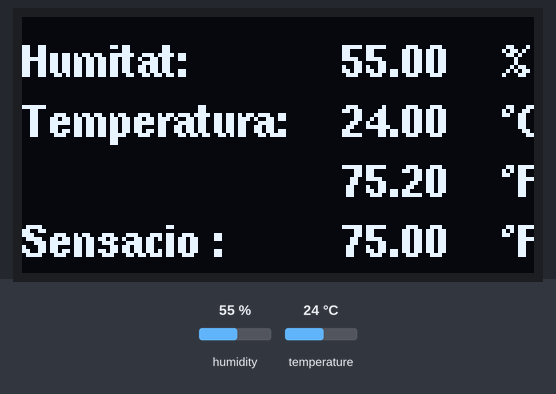
Bench run of a sketch on a simulated Arduino Uno, built with avr-gcc and run on an emulated ATmega328P. Parts: 128×64 one-colour display. The test bench sets the inputs (shaded band); at power-on: humidity 55 %, temperature 24 °C. What the sketch prints to the serial monitor is not drawn.

Above: at 3.4 s.
3.5 s: humidity set to 22 %
At 6.6 s:
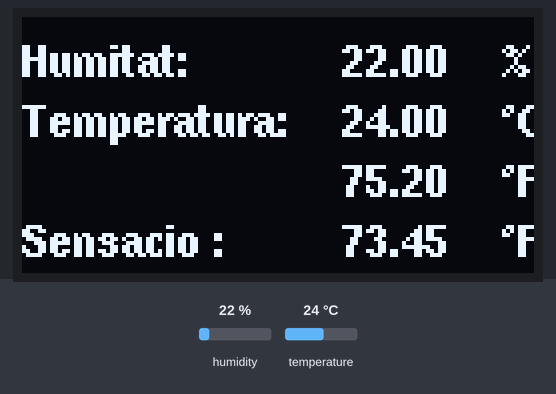
7.0 s: temperature set to 12 °C
At 8.8 s:
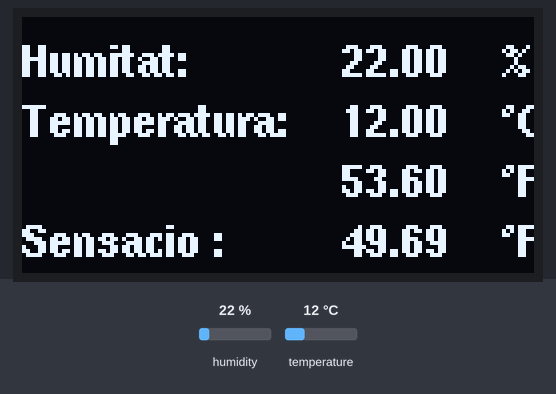
10.5 s: humidity set to 40 %
At 13.3 s:
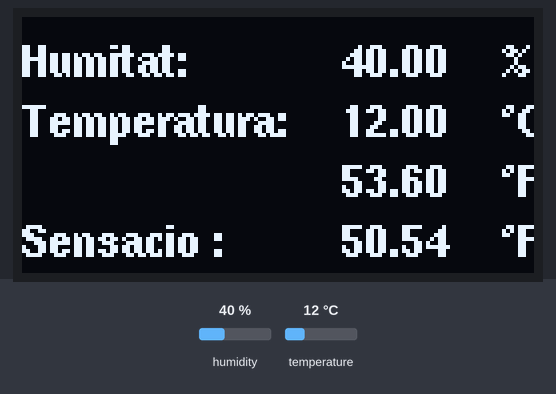
14.1 s: temperature set to 19 °C
At 15.7 s:
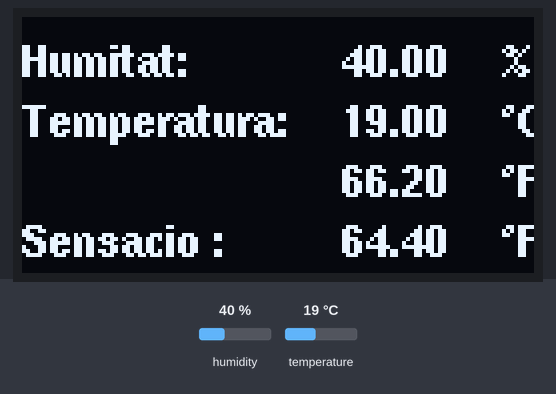
Timing chart, 0 to 17.2 s (numbered marks = the images above; inputs shaded):
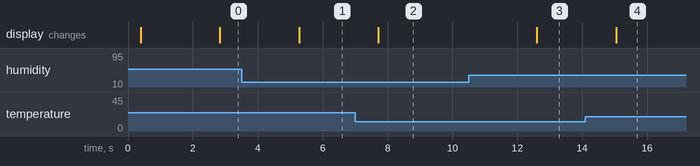

The sketch:

temphumiditysensor.ino
```cpp
//Humidity and temperature sensor

#include "DHT.h"
#include "U8glib.h"
U8GLIB_SSD1306_128X64 u8g(U8G_I2C_OPT_NONE|U8G_I2C_OPT_DEV_0);

#define DHTPIN 7     // what pin we're connected to

// Uncomment whatever type you're using!
#define DHTTYPE DHT11   // DHT 11
//#define DHTTYPE DHT22   // DHT 22  (AM2302)
//#define DHTTYPE DHT21   // DHT 21 (AM2301)

// Connect pin 1 (on the left) of the sensor to +5V
// NOTE: If using a board with 3.3V logic like an Arduino Due connect pin 1
// to 3.3V instead of 5V!
// Connect pin 2 of the sensor to whatever your DHTPIN is
// Connect pin 4 (on the right) of the sensor to GROUND
// Connect a 10K resistor from pin 2 (data) to pin 1 (power) of the sensor

// Initialize DHT sensor for normal 16mhz Arduino
//DHT dht(DHTPIN, DHTTYPE);
// NOTE: For working with a faster chip, like an Arduino Due or Teensy, you
// might need to increase the threshold for cycle counts considered a 1 or 0.
// You can do this by passing a 3rd parameter for this threshold.  It's a bit
// of fiddling to find the right value, but in general the faster the CPU the
// higher the value.  The default for a 16mhz AVR is a value of 6.  For an
// Arduino Due that runs at 84mhz a value of 30 works.
// Example to initialize DHT sensor for Arduino Due:
DHT dht(DHTPIN, DHTTYPE, 7);

char str[10];

void drawTest(void) {
  u8g.setFont(u8g_font_unifont);
  u8g.drawStr( 0, 20, "Sensor de temper");
  u8g.drawStr( 0, 40, "atura i humitat");
   u8g.drawStr ( 0, 60, "by Juliars");
}

void setup() {
  Serial.begin(9600);
  Serial.println("Sensor de temperatura i humitat by Juliars");

  dht.begin();
  u8g.firstPage();
  do {
    drawTest();
  } while( u8g.nextPage() );
}

void loop() {
  // Wait a few seconds between measurements.
  delay(2000);

  // Reading temperature or humidity takes about 250 milliseconds!
  // Sensor readings may also be up to 2 seconds 'old' (its a very slow sensor)
  float h = dht.readHumidity();
  // Read temperature as Celsius
  float t = dht.readTemperature();
  // Read temperature as Fahrenheit
  float f = dht.readTemperature(true);

  // Check if any reads failed and exit early (to try again).
  if (isnan(h) || isnan(t) || isnan(f)) {
    Serial.println("No es pot llegir del sensor. Comprova les connexions.");
    return;
  }

  // Compute heat index
  // Must send in temp in Fahrenheit!
  float hi = dht.computeHeatIndex(f, h);

  Serial.print("Humitat: ");
  Serial.print(h);
  Serial.print(" %\t");

  Serial.print("Temperatura: ");
  Serial.print(t);
  Serial.print(" *C ");
  Serial.print(f);
  Serial.print(" *F\t");

  Serial.print("Sensacio: ");
  Serial.print(hi);
  Serial.println(" *F");

  // picture loop
  u8g.firstPage();
  do {
    u8g.setFont(u8g_font_helvB08);

    u8g.drawStr( 0, 15, "Humitat:");
    u8g.drawStr( 80, 15, dtostrf(h, 5, 2, str));
    u8g.drawStr( 120, 15, "%");

    u8g.drawStr( 0, 30, "Temperatura:");
    u8g.drawStr( 80, 30, dtostrf(t, 5, 2, str));
    u8g.drawStr( 120, 30, "\260C");

    u8g.drawStr( 80, 45, dtostrf(f, 5, 2, str));
    u8g.drawStr( 120, 45, "\260F");

    u8g.drawStr( 0, 60, "Sensacio :");
    u8g.drawStr( 80, 60, dtostrf(hi, 5, 2, str));
    u8g.drawStr( 120, 60, "\260F");

  } while( u8g.nextPage() );
}
```

Measured:
- after the input at 3.5 s, the display: changes after 1.8 s (image 1)
- after the input at 7.0 s, the display: changes after 0.72 s (image 2)
- after the input at 10.5 s, the display: changes after 2.1 s (image 3)
- after the input at 14.1 s, the display: changes after 0.95 s (image 4)
